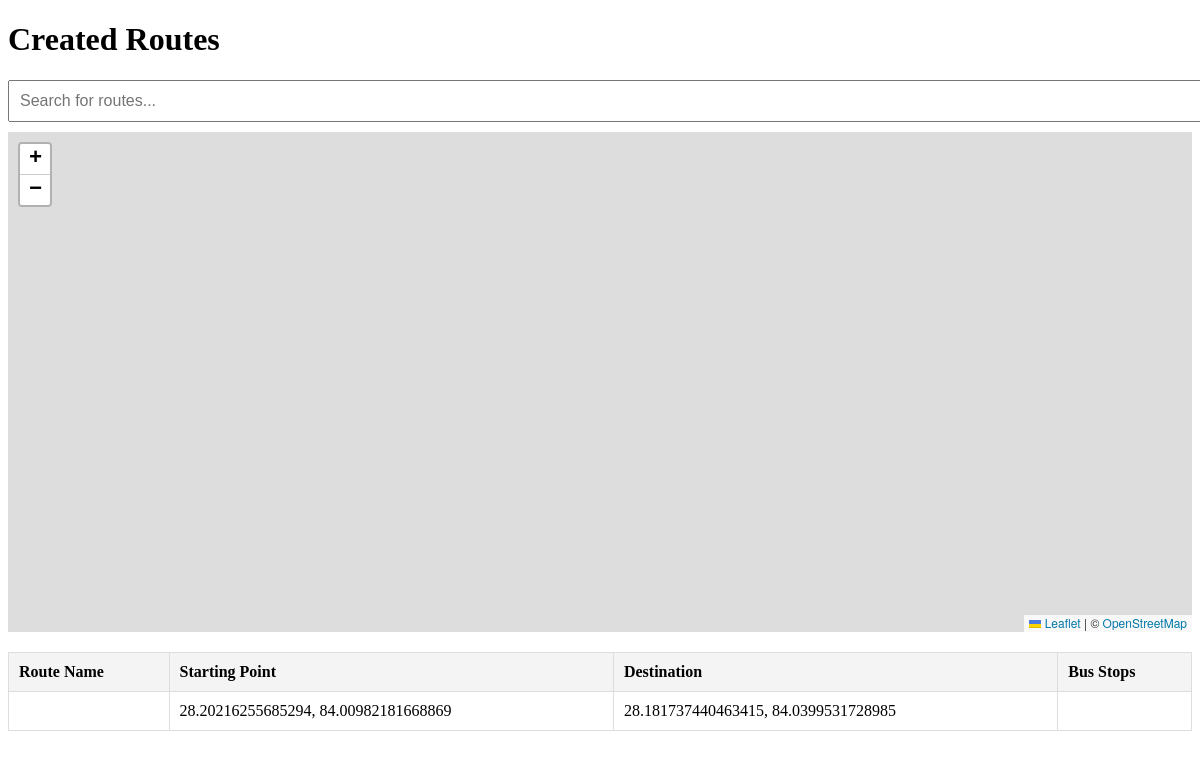
Before: /route_manager/routes/ with the older database file.
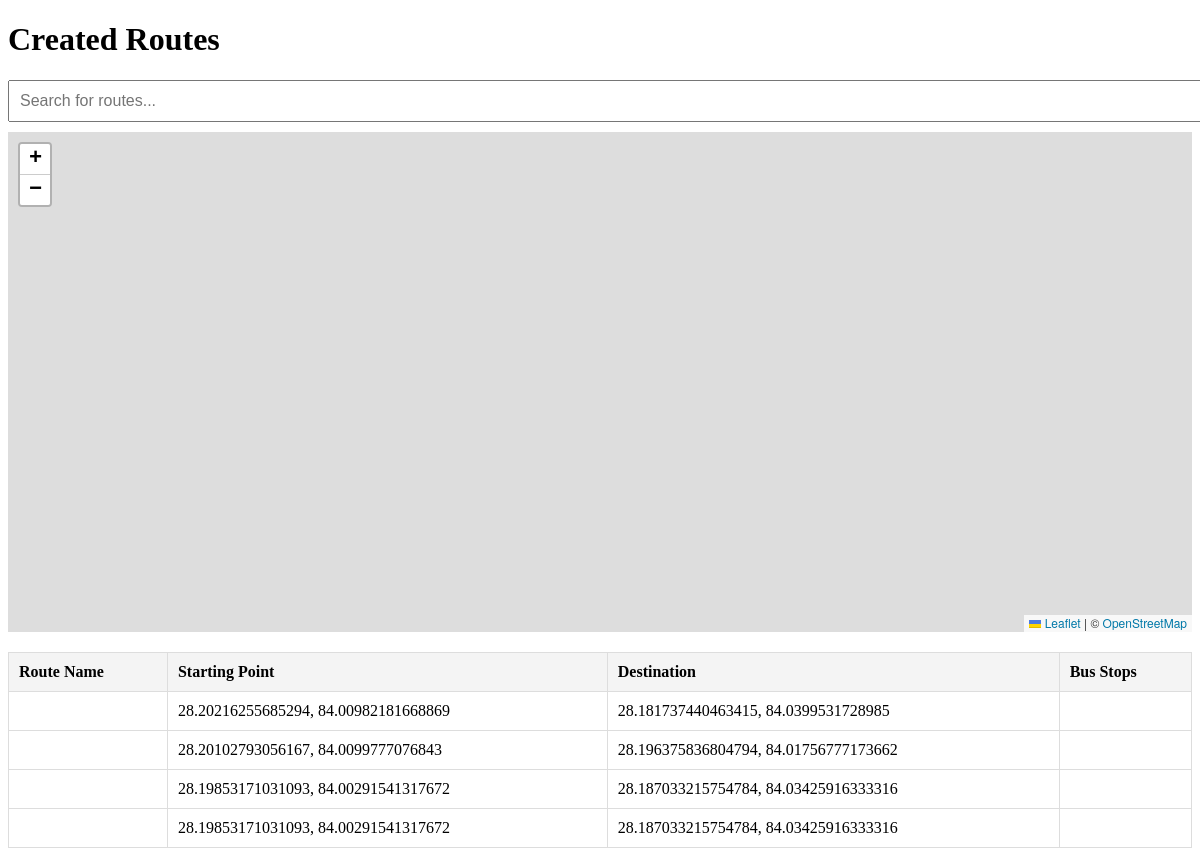
After: the same page with the newer database file.
### route_manager/models.py (models this page shows, shortened)
class Route(models.Model):
    route_name = models.CharField(max_length=255)
    starting_point = models.CharField(max_length=255)
    destination = models.CharField(max_length=255)
    route_data = models.TextField()

### route_manager/views.py (the view)
# urls.py: path('routes/', views.route_list, name='route_list'),  # Added route list
def route_list(request):
    routes = Route.objects.all()
    bus_stops = BusStop.objects.all()
    return render(request, 'route_manager/routelist.html', {
        'routes': routes,
        'bus_stops': bus_stops,
    })

### route_manager/templates/route_manager/routelist.html (shortened to what this page needs)
<!DOCTYPE html>
<html lang="en">
<head>
    <link rel="stylesheet" href="https://unpkg.com/leaflet@1.7.1/dist/leaflet.css" />
</head>
<body>
<h1>Created Routes</h1>
<input type="text" id="searchBox" placeholder="Search for routes..." onkeyup="filterRoutes()">
<div id="map"></div>
<table id="routeTable">
    <thead>
        <tr>
            <th>Route Name</th>
            <th>Starting Point</th>
            <th>Destination</th>
            <th>Bus Stops</th>
        </tr>
    </thead>
    <tbody>
        {% for route in routes %}
        <tr id="route-{{ route.id }}" onclick="showBusStops({{ route.id }})">
            <td>{{ route.name }}</td>
            <td>{{ route.starting_point }}</td>
            <td>{{ route.destination }}</td>
            <td>
            </td>
        </tr>
        {% empty %}
        <tr>
            <td colspan="4">No routes created yet.</td>
        </tr>
        {% endfor %}
    </tbody>
</table>
<link rel="stylesheet" href="https://unpkg.com/leaflet-routing-machine/dist/leaflet-routing-machine.css" />
</body>
</html>

Changed rows visible on the page:
added Route: starting_point "28.20102793056167, 84.0099777076843", destination "28.196375836804794, 84.01756777173662"
added Route: starting_point "28.19853171031093, 84.00291541317672", destination "28.187033215754784, 84.03425916333316"
added Route: starting_point "28.19853171031093, 84.00291541317672", destination "28.187033215754784, 84.03425916333316"
